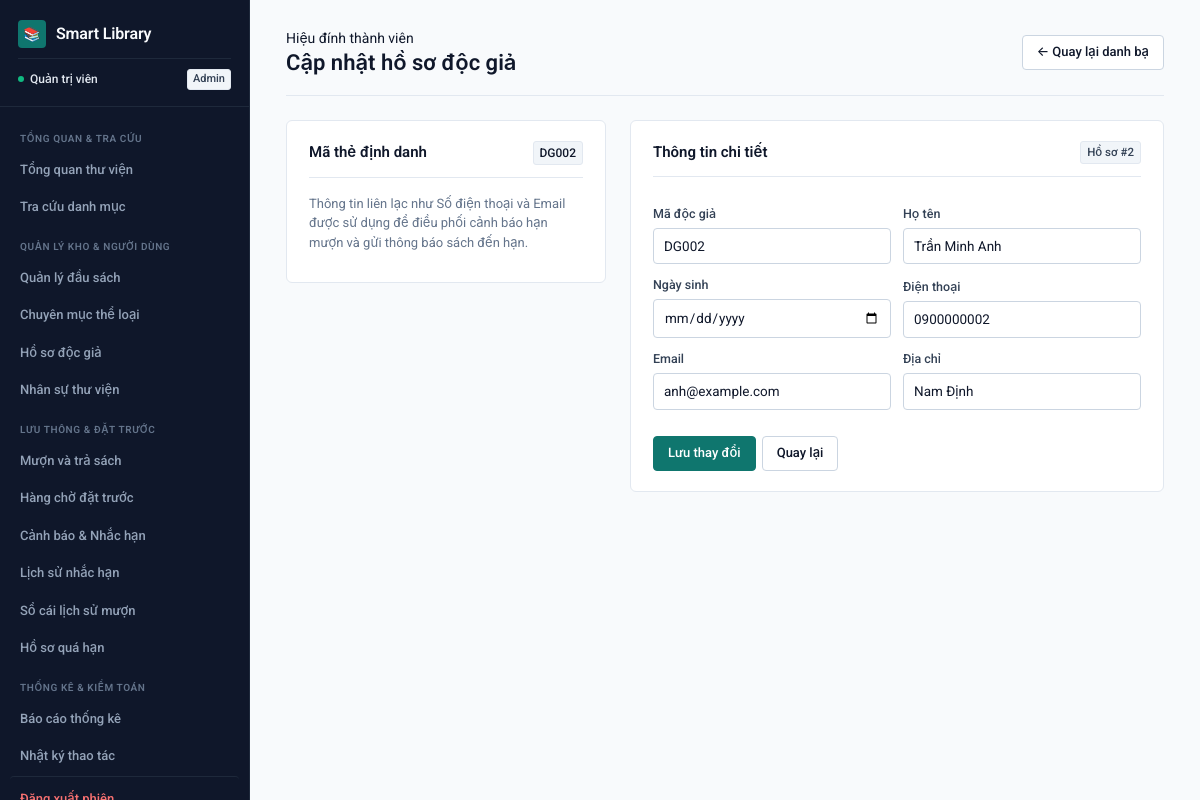
The app's page /readers/edit/2 (signed in) with its own data.
### tables this page shows
CREATE TABLE readers(
        id INTEGER PRIMARY KEY AUTOINCREMENT,
        code TEXT NOT NULL UNIQUE,
        name TEXT NOT NULL,
        dob TEXT,
        phone TEXT,
        email TEXT,
        address TEXT
    );

### backend/routes/people.py (the view, shortened to what this page needs)
@app.route("/readers/edit/<int:id>",methods=["GET","POST"])
@login_required
def edit_reader(id):
    conn=db(); reader=conn.execute("SELECT * FROM readers WHERE id=?",(id,)).fetchone()
    if not reader: conn.close();return "Không tìm thấy độc giả",404
    conn.close();return render_template("edit_reader.html",reader=reader)

### backend/api/common.py (called while the page is built)
@app.before_request
def protect_json_writes():
    if request.path.startswith("/api/") and request.method in ("POST", "PUT", "PATCH", "DELETE"):
        origin = request.headers.get("Origin")
        if origin:
            parsed = urlparse(origin)
            allowed = {"127.0.0.1", "localhost"}
            if parsed.hostname not in allowed or parsed.port not in (5001, 5173):
                return fail("Origin không hợp lệ.", 403)
        if not request.is_json:
            return fail("Yêu cầu JSON.", 415)

### backend/core.py (called while the page is built)
@app.context_processor
def inject():
    return {
        "logged_in": "employee_id" in session,
        "employee_name": session.get("employee_name"),
    }

### backend/database.py (called while the page is built)
def db():
    conn = sqlite3.connect(DB)
    conn.row_factory = sqlite3.Row
    conn.execute("PRAGMA foreign_keys=ON")
    return conn

### frontend/templates/admin/edit_reader.html
{% extends 'base.html' %}
{% block content %}
<header class="page-header">
  <div>
    <span class="page-kicker">Hiệu đính thành viên</span>
    <h1>Cập nhật hồ sơ độc giả</h1>
  </div>
  <a class="btn secondary" href="{{ url_for('readers') }}">← Quay lại danh bạ</a>
</header>
<div class="split-layout">
  <section class="panel panel-subtle sticky-col">
    <div class="panel-header">
      <h2>Mã thẻ định danh</h2>
      <span class="code-cell">{{ reader.code }}</span>
    </div>
    <p class="muted">Thông tin liên lạc như Số điện thoại và Email được sử dụng để điều phối cảnh báo hạn mượn và gửi thông báo sách đến hạn.</p>
  </section>
  <form method="post" class="panel form-stack">
    <div class="panel-header">
      <h2>Thông tin chi tiết</h2>
      <span class="tag neutral">Hồ sơ #{{ reader.id }}</span>
    </div>
    <div class="formgrid">
      {% for field, label in [
        ('code', 'Mã độc giả'),
        ('name', 'Họ tên'),
        ('dob', 'Ngày sinh'),
        ('phone', 'Điện thoại'),
        ('email', 'Email'),
        ('address', 'Địa chỉ')
      ] %}
      <label>
        {{ label }}
        <input name="{{ field }}" value="{{ reader[field] or '' }}" {% if field in ['code', 'name'] %}required{% endif %} {% if field == 'dob' %}type="date"{% elif field == 'email' %}type="email"{% endif %}>
      </label>
      {% endfor %}
    </div>
    <div class="actions" style="margin-top: 14px;">
      <button type="submit" class="btn primary">Lưu thay đổi</button>
      <a class="btn secondary" href="{{ url_for('readers') }}">Quay lại</a>
    </div>
  </form>
</div>
{% endblock %}

### frontend/static/style.css (style rules this page uses)
:root { color-scheme: light; --bg-canvas: #F8FAFC; --bg-surface: #FFFFFF; --bg-subtle: #F1F5F9; --bg-elevated: #E2E8F0; --bg-rail: #0F172A; --bg-rail-hover: #1E293B; --bg-rail-active: #134E4A; --text-primary: #0F172A; --text-secondary: #334155; --text-muted: #64748B; --text-on-dark: #F8FAFC; --text-rail-muted: #94A3B8; --border-color: #E2E8F0; --border-strong: #CBD5E1; --border-focus: #0F766E; --primary: #0F766E; --primary-hover: #115E59; --primary-subtle: #F0FDFA; --success-text: #065F46; --success-bg: #ECFDF5; --success-border: #A7F3D0; --danger-text: #991B1B; --danger-bg: #FEF2F2; --danger-border: #FECACA; --warning-text: #92400E; --warning-bg: #FFFBEB; --warning-border: #FDE68A; --info-text: #075985; --info-bg: #F0F9FF; --info-border: #BAE6FD; --font-sans: 'Roboto', -apple-system, BlinkMacSystemFont, 'Segoe UI', Arial, sans-serif; --font-mono: 'Roboto', SFMono-Regular, Consolas, 'Liberation Mono', Menlo, monospace; --radius-xs: 3px; --radius-sm: 4px; --radius-md: 6px; --radius-lg: 8px; --ease: 150ms cubic-bezier(0.16, 1, 0.3, 1); }
*, *::before, *::after { box-sizing: border-box; }
html, body { margin: 0; padding: 0; background-color: var(--bg-canvas); color: var(--text-primary); font-family: var(--font-sans); font-size: 14px; line-height: 1.5; -webkit-font-smoothing: antialiased; }
body { display: flex; min-height: 100vh; }
.page-header { display: flex; flex-wrap: wrap; justify-content: space-between; align-items: center; gap: 16px; padding-bottom: 18px; margin-bottom: 24px; border-bottom: 1px solid var(--border-color); }
h1 { font-size: 22px; font-weight: 600; color: var(--text-primary); margin: 0; line-height: 1.25; }
h2 { font-size: 15px; font-weight: 600; color: var(--text-primary); margin: 0 0 12px; }
p { margin: 0 0 10px; }
.muted { color: var(--text-muted); font-size: 13px; }
.code-cell { font-family: var(--font-mono); font-variant-numeric: tabular-nums; font-size: 12px; font-weight: 500; color: var(--text-primary); background: var(--bg-subtle); border: 1px solid var(--border-color); padding: 2px 6px; border-radius: var(--radius-xs); display: inline-block; }
.panel { background: var(--bg-surface); border: 1px solid var(--border-color); border-radius: var(--radius-md); padding: 20px 22px; margin-bottom: 20px; }
.panel-header { display: flex; justify-content: space-between; align-items: center; gap: 12px; padding-bottom: 12px; margin-bottom: 16px; border-bottom: 1px solid var(--border-color); }
.panel-header h2 { margin: 0; }
.split-layout { display: grid; grid-template-columns: 320px minmax(0, 1fr); gap: 24px; align-items: start; }
.sticky-col { position: sticky; top: 24px; }
.form-stack { display: flex; flex-direction: column; gap: 12px; }
.formgrid { display: grid; grid-template-columns: repeat(auto-fit, minmax(200px, 1fr)); gap: 12px; align-items: end; }
label { display: flex; flex-direction: column; gap: 4px; font-size: 12.5px; font-weight: 500; color: var(--text-secondary); }
input, select, textarea { border: 1px solid var(--border-strong); border-radius: var(--radius-sm); padding: 8px 10px; background: var(--bg-surface); color: var(--text-primary); font-family: var(--font-sans); font-size: 13.5px; line-height: 1.4; width: 100%; transition: border-color var(--ease), box-shadow var(--ease); }
input::placeholder { color: var(--text-muted); }
button, .btn { background: var(--primary); color: #FFFFFF; border: 1px solid var(--primary); border-radius: var(--radius-sm); padding: 8px 14px; cursor: pointer; font-family: var(--font-sans); font-weight: 500; font-size: 13px; line-height: 1.3; text-decoration: none; display: inline-flex; align-items: center; justify-content: center; gap: 6px; white-space: nowrap; transition: background-color var(--ease), border-color var(--ease); }
.secondary { background: var(--bg-surface); color: var(--text-primary); border: 1px solid var(--border-strong); }
.actions { display: flex; gap: 6px; flex-wrap: wrap; align-items: center; }
.tag { display: inline-flex; align-items: center; background: var(--success-bg); color: var(--success-text); border: 1px solid var(--success-border); padding: 2px 6px; border-radius: var(--radius-xs); font-size: 11.5px; font-weight: 500; font-variant-numeric: tabular-nums; white-space: nowrap; }
.tag.neutral { background: var(--bg-subtle); color: var(--text-secondary); border-color: var(--border-color); }

### records on screen
readers: code "DG002", id "2", code "DG002" "Trần Minh Anh" "0900000002" "anh@example.com" "Nam Định"

### other values on screen
{{ employee_name }} "Quản trị viên"
{{ session.get('role', 'Nhân viên') }} "Admin"
{{ label }} "Mã độc giả" "Họ tên" "Ngày sinh" "Điện thoại" "Email" "Địa chỉ"
